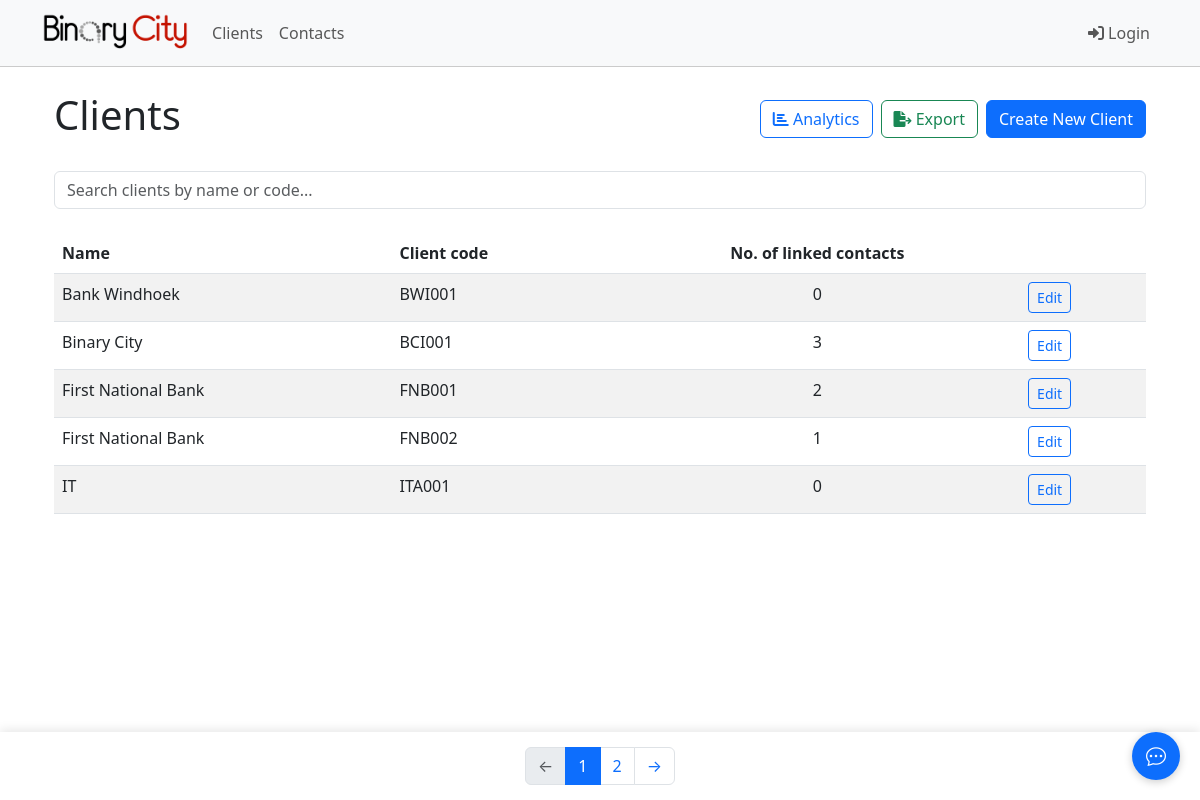
/clients/, run on the app's committed database.
### binarycity/models.py (models this page shows, shortened)
class Client(models.Model):
    name = models.CharField(max_length=255, db_index=True)
    client_code = models.CharField(max_length=6, unique=True, blank=True, db_index=True)
    contacts = models.ManyToManyField('Contact', related_name='clients', blank=True)
    created_at = models.DateTimeField(auto_now_add=True, db_index=True)
    updated_at = models.DateTimeField(auto_now=True)
    class Meta:
        ordering = ['name']
        indexes = [
            models.Index(fields=['name', 'client_code']),
            models.Index(fields=['created_at']),
        ]
    def get_contact_count(self):
        return self.contacts.count()

### binarycity/views.py (the view)
# urls.py: path('clients/', views.ClientListView.as_view(), name='client_list'),
class ClientListView(ListView):
    model = Client
    template_name = 'binarycity/client_list.html'
    context_object_name = 'clients'
    paginate_by = 5
    def get_context_data(self, **kwargs):
        context = super().get_context_data(**kwargs)
        context['no_clients'] = not self.get_queryset().exists()
        return context

### binarycity/templates/binarycity/client_list.html (shortened to what this page needs)
{% extends 'base.html' %}
{% block content %}
<div class="container">
    <div class="d-flex justify-content-between align-items-center mb-4">
        <h1>Clients</h1>
        <div class="d-flex align-items-center gap-2">
            <button type="button" class="btn btn-outline-primary" data-bs-toggle="modal" data-bs-target="#analyticsModal">
                <i class="fas fa-chart-bar"></i>
                Analytics
            </button>
            <a href="{% url 'export_clients' %}" class="btn btn-outline-success">
                <i class="fas fa-file-export"></i>
                Export
            </a>
            <a href="{% url 'client_create' %}" class="btn btn-primary">Create New Client</a>
        </div>
    </div>
    {% if no_clients %}
        <div class="alert alert-info">
            No client(s) found.
        </div>
    {% else %}
        <div class="mb-4">
            <input type="text" class="form-control" id="clientSearch" placeholder="Search clients by name or code...">
        </div>
        <div class="table-responsive">
            <table class="table table-striped">
                <thead>
                    <tr>
                        <th class="text-start">Name</th>
                        <th class="text-start">Client code</th>
                        <th class="text-center">No. of linked contacts</th>
                        <th></th>
                    </tr>
                </thead>
                <tbody>
                    {% for client in clients %}
                        <tr class="client-row">
                            <td class="text-start client-name">{{ client.name }}</td>
                            <td class="text-start client-code">{{ client.client_code }}</td>
                            <td class="text-center">{{ client.get_contact_count }}</td>
                            <td class="text-start">
                                <a href="{% url 'client_update' pk=client.pk %}" class="btn btn-sm btn-outline-primary">Edit</a>
                            </td>
                        </tr>
                    {% endfor %}
                </tbody>
            </table>
        </div>
        {% if is_paginated %}
            <div class="pagination-container">
                <nav aria-label="Page navigation">
                    <ul class="pagination justify-content-center mb-0">
                        <li class="page-item {% if not page_obj.has_previous %}disabled{% endif %}">
                            <a class="page-link" href="{% if page_obj.has_previous %}?page={{ page_obj.previous_page_number }}{% else %}#{% endif %}" {% if not page_obj.has_previous %}tabindex="-1" aria-disabled="true"{% endif %}>
                                <span aria-hidden="true">&larr;</span>
                            </a>
                        </li>
                        {% for num in page_obj.paginator.page_range %}
                            {% if page_obj.number == num %}
                                <li class="page-item active">
                                    <span class="page-link">{{ num }}</span>
                                </li>
                            {% elif num > page_obj.number|add:'-3' and num < page_obj.number|add:'3' %}
                                <li class="page-item">
                                    <a class="page-link" href="?page={{ num }}">{{ num }}</a>
                                </li>
                            {% endif %}
                        {% endfor %}
                        <li class="page-item {% if not page_obj.has_next %}disabled{% endif %}">
                            <a class="page-link" href="{% if page_obj.has_next %}?page={{ page_obj.next_page_number }}{% else %}#{% endif %}" {% if not page_obj.has_next %}tabindex="-1" aria-disabled="true"{% endif %}>
                                <span aria-hidden="true">&rarr;</span>
                            </a>
                        </li>
                    </ul>
                </nav>
            </div>
        {% endif %}
    {% endif %}
</div>
{% endblock %}

### binarycity/templates/base.html (style rules this page uses)
.table-responsive { margin-top: 20px; margin-bottom: 80px; }
.pagination-container { position: fixed; bottom: 0; left: 0; right: 0; background: white; padding: 15px 0; box-shadow: 0 -2px 10px rgba(0, 0, 0, 0.1); z-index: 1000; }

### data on the page
Client: name "Bank Windhoek", client_code "BWI001", get_contact_count "0"
Client: name "Binary City", client_code "BCI001", get_contact_count "3"
Client: name "First National Bank", client_code "FNB001", get_contact_count "2"
Client: name "First National Bank", client_code "FNB002", get_contact_count "1"
Client: name "IT", client_code "ITA001", get_contact_count "0"

### other printed values
{{ num }} "1"
{{ num }} "2"
